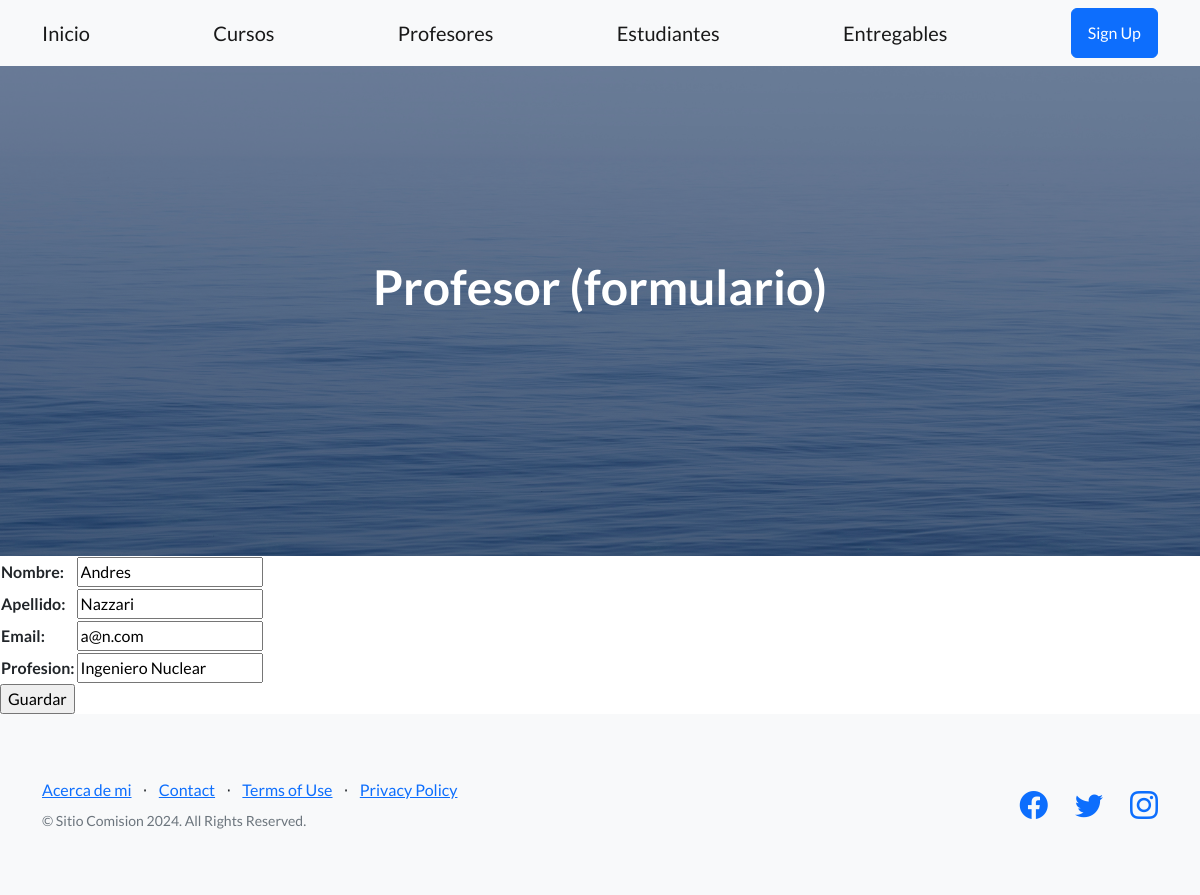
The app's page /prof_update/1/ with its own data.
### aplicacion/models.py (models this page shows, shortened)
class Profesor(models.Model):
    nombre = models.CharField(max_length=60)
    apellido = models.CharField(max_length=60)
    email = models.EmailField()
    profesion = models.CharField(max_length=50)
    class Meta:
        verbose_name = "Profesor"
        verbose_name_plural = "Profesores"
        ordering = ["nombre", "apellido"]

### aplicacion/views.py (the view)
# urls.py: path('prof_update/<id_profesor>/', profesorUpdate, name="prof_update"),
def profesorUpdate(request, id_profesor):
    profesor = Profesor.objects.get(id=id_profesor)
    if request.method == "POST":
        miForm = ProfesorForm(request.POST)
        if miForm.is_valid():
            profesor.nombre = miForm.cleaned_data.get("nombre")
            profesor.apellido = miForm.cleaned_data.get("apellido")
            profesor.email = miForm.cleaned_data.get("email")
            profesor.profesion = miForm.cleaned_data.get("profesion")
            profesor.save()
            return redirect(reverse_lazy('profesores'))
    else:
        miForm = ProfesorForm(initial={'nombre': profesor.nombre,
                                       'apellido': profesor.apellido,
                                       'email': profesor.email,
                                       'profesion': profesor.profesion,
                                       })
    return render(request, "aplicacion/profesorForm.html", {"form": miForm} )

### aplicacion/forms.py
class ProfesorForm(forms.Form):
    nombre = forms.CharField(max_length=60, required=True)
    apellido = forms.CharField(max_length=60, required=True)
    email = forms.EmailField()
    profesion = forms.CharField(max_length=50, required=True)

### aplicacion/templates/aplicacion/profesorForm.html (shortened to what this page needs)
{% extends "aplicacion/index.html" %}
{% block titulo %}
<h1 class="mb-5">Profesor (formulario)</h1>
{% endblock titulo %}
{% block contenido %}
<form action="" method="post">
    <table>
        {{ form.as_table }}
    </table>
    <input type="submit" value="Guardar">
</form>
{% endblock contenido %}

### records on screen
Profesor: nombre "Andres", apellido "Nazzari", email "a@n.com", profesion "Ingeniero Nuclear"
